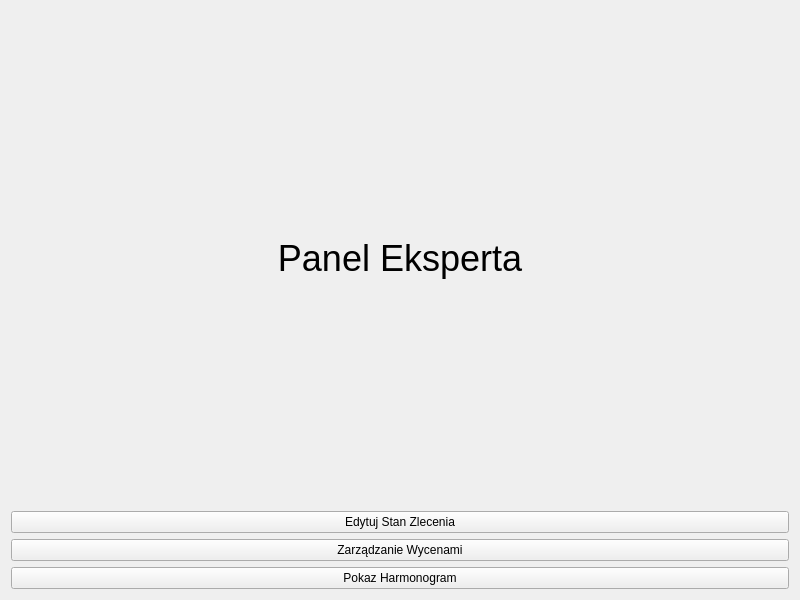
<?xml version="1.0" encoding="UTF-8"?>
<ui version="4.0">
 <class>PanelEksperta</class>
 <widget class="QWidget" name="PanelEksperta">
  <property name="geometry">
   <rect>
    <x>0</x>
    <y>0</y>
    <width>800</width>
    <height>600</height>
   </rect>
  </property>
  <property name="windowTitle">
   <string>Form</string>
  </property>
  <layout class="QVBoxLayout" name="verticalLayout">
   <item>
    <widget class="QLabel" name="label">
     <property name="font">
      <font>
       <pointsize>27</pointsize>
      </font>
     </property>
     <property name="text">
      <string>Panel Eksperta</string>
     </property>
     <property name="alignment">
      <set>Qt::AlignCenter</set>
     </property>
    </widget>
   </item>
   <item>
    <widget class="QPushButton" name="Zlecenie_Button">
     <property name="text">
      <string>Edytuj Stan Zlecenia</string>
     </property>
    </widget>
   </item>
   <item>
    <widget class="QPushButton" name="Wycena_Button">
     <property name="text">
      <string>Zarządzanie Wycenami</string>
     </property>
    </widget>
   </item>
   <item>
    <widget class="QPushButton" name="Harmonogram_Button">
     <property name="text">
      <string>Pokaz Harmonogram</string>
     </property>
    </widget>
   </item>
  </layout>
 </widget>
 <resources/>
 <connections/>
</ui>
